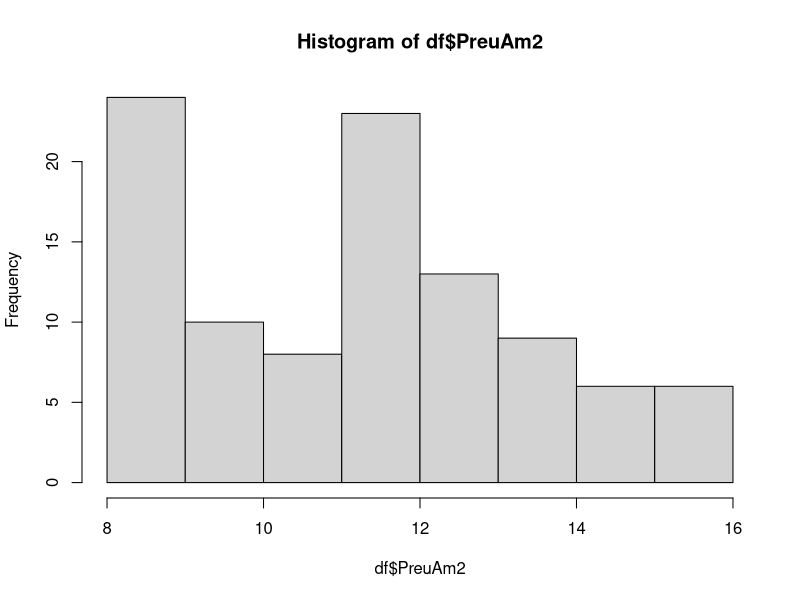
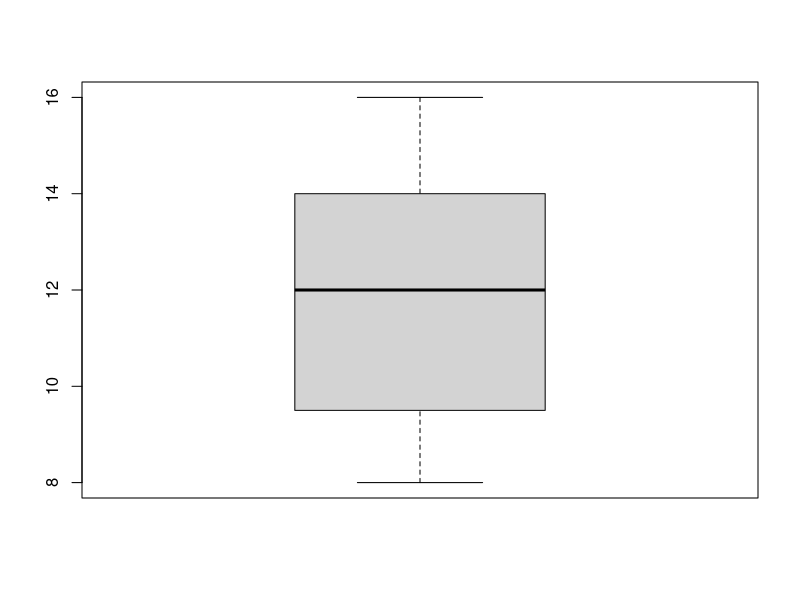

R code for these plots, in order:
## ---- chunk 1
# 1) Leer el CSV con separador ';' y coma decimal
df <- read.csv2("vendes_pac1_P_15_3.csv", dec = ",", sep = ";")

# 2) Imprimir el histograma de frecuencias absolutas
hist(df$PreuAm2)
## ---- chunk 2
# 1) Leer el CSV con separador ';' y coma decimal
df <- read.csv2("vendes_pac1_P_15_1.csv", dec = ",", sep = ";")

# 2) Imprimir el resumen de los datos
summary(df$PreuAm2)
## ---- chunk 3
# 1) Leer el CSV con separador ';' y coma decimal
df <- read.csv2("vendes_pac1_P_15_1.csv", dec = ",", sep = ";")

# 2) Imprimir el boxplot
boxplot(df$PreuAm2)
